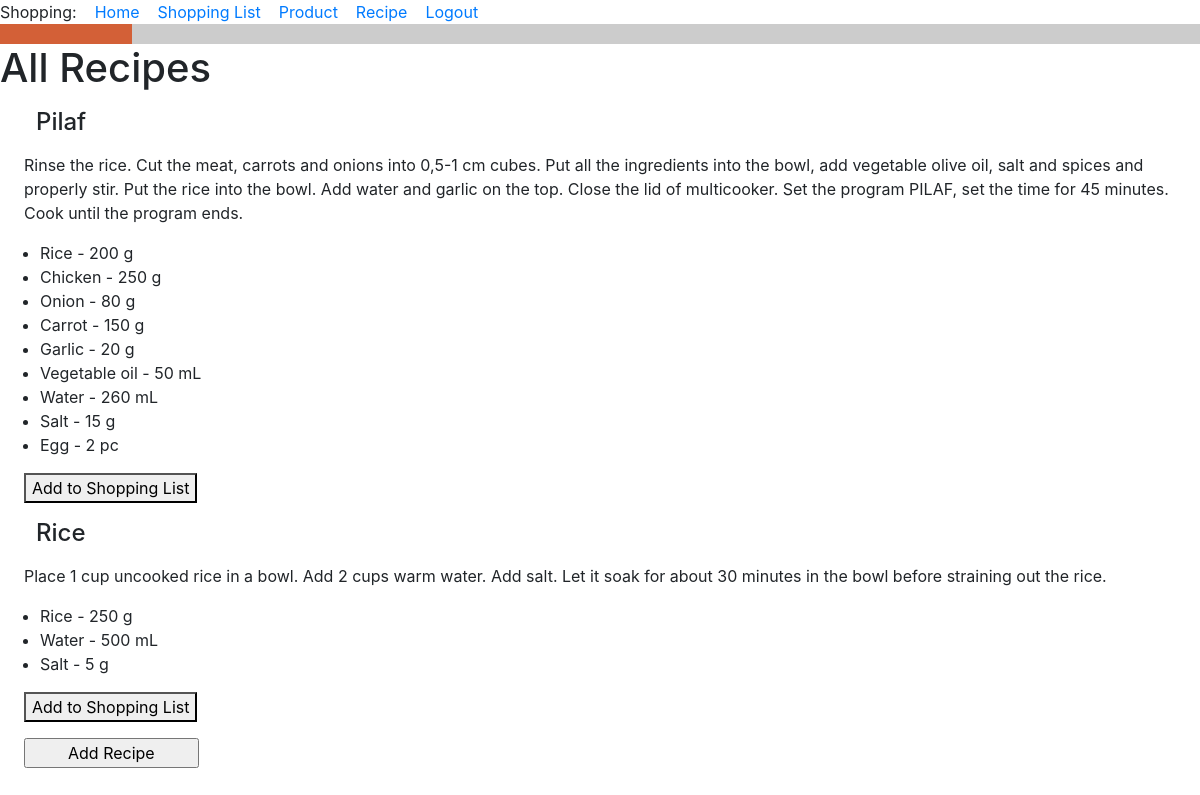
Screenshot of /all_recipes (signed in) with the database file from the repository.
### food_app/models.py (models this page shows, shortened)
class Recipe(db.Model):
    id = db.Column(db.Integer, primary_key=True)
    title = db.Column(db.String(256), index=True, unique=True, nullable=False)
    owner = db.Column(db.ForeignKey('user.id'))
    ingredients = db.relationship('Ingredient', backref='recipe', lazy='dynamic')
    description = db.Column(db.Text)
    def __str__(self):
        return f'{self.title}'.capitalize()

class Ingredient(db.Model):
    id = db.Column(db.Integer, primary_key=True)
    recipe_id = db.Column(db.ForeignKey('recipe.id'))
    product_id = db.Column(db.ForeignKey('product.id'))
    product = db.relationship('Product')
    quantity = db.Column(db.Integer)
    unit_of_measure = db.Column(db.String(120))
    def __str__(self):
        return f'{self.product} - {self.quantity} {self.unit_of_measure}'

class Product(db.Model):
    id = db.Column(db.Integer, primary_key=True)
    title = db.Column(db.String(256), index=True, unique=True, nullable=False)
    type_of_product = db.Column(db.String(120))
    unit_of_measure = db.Column(db.String(120))
    def __str__(self):
        return f'{self.title}'.capitalize()  # Big first letter only.

### food_app/routes.py (the view)
@app.route('/all_recipes', methods=['GET', 'POST'])
@login_required
def all_recipes():
    recipes = Recipe.query.all()
    return render_template(
        'all_recipes.html',
        title='All Recipes',
        recipes=recipes,
    )

### food_app/models.py (called while the page is built)
@login.user_loader
def load_user(id):
    return User.query.get(int(id))

### food_app/templates/all_recipes.html
{% extends "base.html" %}
{% block content %}
<h1>All Recipes</h1>
    {% for recipe in recipes %}
    <h4><div><p><p style="margin-left:1.5em">{{ recipe }} </p></div></h4>
    <div><p><p style="margin-left:1.5em">{{ recipe.description }}</p></div>
    <div><ul>  {% for ingredient in recipe.ingredients %}
        <li>{{ ingredient }}</li>
        {% endfor %}
    </ul>
    </div>
    <p style="margin-left:1.5em"><a href="{{ url_for('add_portions', recipe_id=recipe.id) }}">
    <button> Add to Shopping List </button>
    </a>
{% endfor %}
<form>
<p style="margin-left:1.5em"><input type="button" value="        Add Recipe        " onClick='location.href="add_recipe"'>
</form>
{% endblock %}

### rows the page displays
Recipe: title "Pilaf", description "Rinse the rice. Cut the meat, carrots and onions into 0,5-1 cm cubes. Put all the ingredients into the bowl, add vegetable olive oil, salt and spices and properly stir. Put the rice into the bowl. Add water and garlic on the top. Close the lid of multicooker. Set the program PILAF, set the time for 45 minutes. Cook until the program ends."
Ingredient: quantity+unit_of_measure "Rice - 200 g"
Ingredient: quantity+unit_of_measure "Chicken - 250 g"
Ingredient: quantity+unit_of_measure "Onion - 80 g"
Ingredient: quantity+unit_of_measure "Carrot - 150 g"
Ingredient: quantity+unit_of_measure "Garlic - 20 g"
Ingredient: quantity+unit_of_measure "Vegetable oil - 50 mL"
Ingredient: quantity+unit_of_measure "Water - 260 mL"
Ingredient: quantity+unit_of_measure "Salt - 15 g"
Ingredient: quantity+unit_of_measure "Egg - 2 pc"
Recipe: title "Rice", description "Place 1 cup uncooked rice in a bowl. Add 2 cups warm water. Add salt. Let it soak for about 30 minutes in the bowl before straining out the rice."
Ingredient: quantity+unit_of_measure "Rice - 250 g"
Ingredient: quantity+unit_of_measure "Water - 500 mL"
Ingredient: quantity+unit_of_measure "Salt - 5 g"
